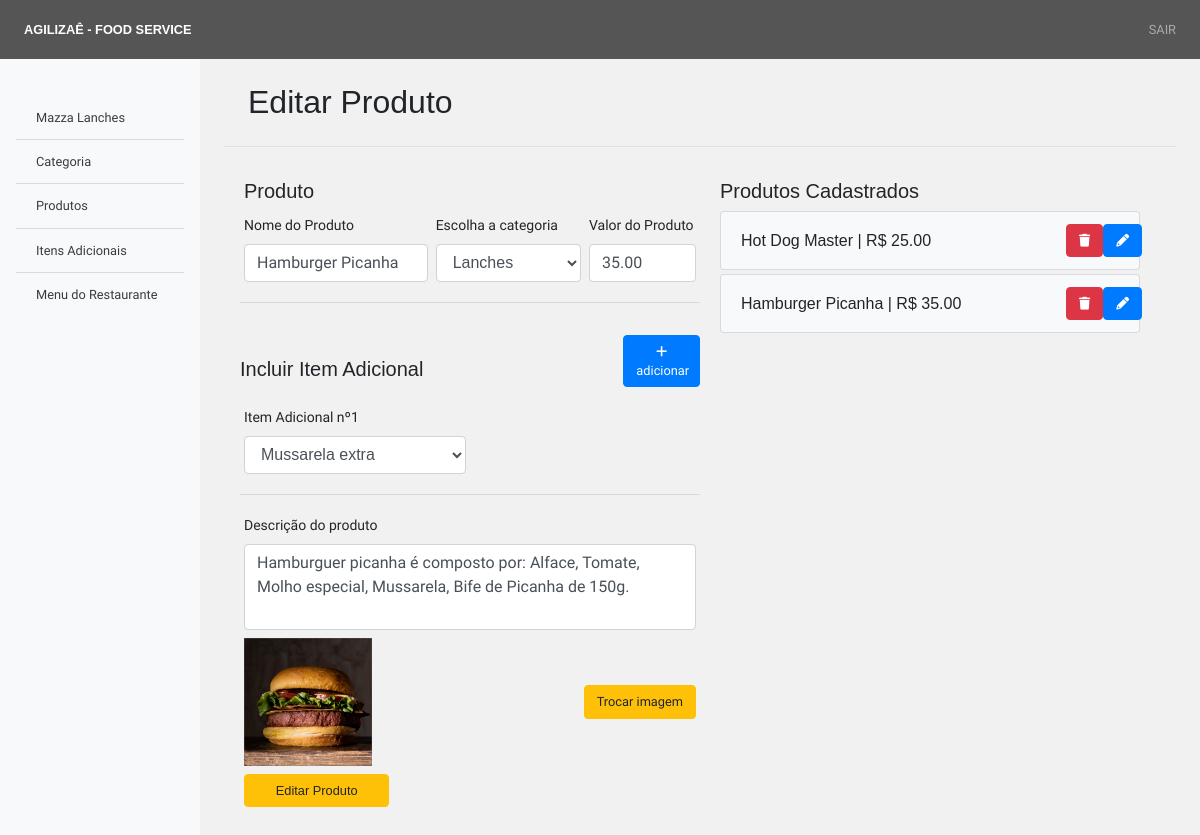
Screenshot of /adm/cad-produto?id=7 (signed in) with the database file from the repository.
### tables this page shows
CREATE TABLE `restaurante` (
  `cd_restaurante` int NOT NULL AUTO_INCREMENT,
  `cd_gestor` int DEFAULT NULL,
  `nm_restaurante` varchar(80) DEFAULT NULL,
  `nm_fantasia` varchar(80) DEFAULT NULL,
  `cd_cnpj` varchar(30) DEFAULT NULL,
  `ds_rua` varchar(80) DEFAULT NULL,
  `ds_num` varchar(15) DEFAULT NULL,
  `ds_bairro` varchar(30) DEFAULT NULL,
  `cd_cep` varchar(15) DEFAULT NULL,
  `nm_cidade` varchar(50) DEFAULT NULL,
  `nm_estado` varchar(4) DEFAULT NULL,
  PRIMARY KEY (`cd_restaurante`)
);

CREATE TABLE `produto` (
  `cd_produto` int NOT NULL AUTO_INCREMENT,
  `cd_categoria` int DEFAULT NULL,
  `cd_restaurante` int DEFAULT NULL,
  `nm_produto` varchar(20) DEFAULT NULL,
  `vl_produto` float(10,2) DEFAULT NULL,
  `ds_produto` varchar(500) DEFAULT NULL,
  `url_imagem` varchar(45) DEFAULT NULL,
  PRIMARY KEY (`cd_produto`)
);

CREATE TABLE `categoria` (
  `cd_categoria` int NOT NULL AUTO_INCREMENT,
  `cd_restaurante` int DEFAULT NULL,
  `nm_categoria` varchar(50) DEFAULT NULL,
  PRIMARY KEY (`cd_categoria`)
);

### adm/cad-produto.php (the view, shortened to what this page needs)
<?php include('inc/header.php');?>
    <?php include('inc/navbar.php');
    if(isset($_GET["action"]) && $_GET["action"] == "delete") {
        $catProd = "DELETE FROM produto WHERE cd_restaurante = $cdRest AND cd_produto = ".$_GET["id"];
        $resultCatProd = $conexao->query($catProd);
        header("Location: ../adm/cad-produto?mensagem=true");
    } else if(isset($_GET["id"])){
        $catProd = "SELECT * FROM produto WHERE cd_restaurante = $cdRest AND cd_produto = ".$_GET["id"];
        $resultCatProd = $conexao->query($catProd);
        $produto = $resultCatProd->fetch_assoc();
    }
    ?>
    <div class="container-fluid">
        <div class="row">
            <nav id="sidebarMenu" class="col-md-3 col-lg-2 d-md-block bg-light sidebar collapse">
                <?php include('inc/navegacao-lateral.php')?>
            </nav>
            <main id="cadArea" role="main" class="col-md-9 ml-sm-auto col-lg-10 px-md-4">
                <div class="d-flex justify-content-between flex-wrap flex-md-nowrap align-items-center px-4 py-4 mb-3 border-bottom">
                    <h3 class="h2 mb-0"><?php echo isset($produto)?"Editar":"Cadastrar"?> Produto</h3>
                </div>
                <div class="p-3" style="height:100vh">
                    <div class="row no-gutters">
                        <div class="col-12 col-sm-6">
                            <div class="mx-1">
                                <h5 class="mb-2">Produto</h5>
                            </div>
                            <form id="cadProd" method="POST" enctype="multipart/form-data">
                                <div class="row no-gutters">
                                    <div class="col-12">
                                        <div class="row no-gutters">
                                            <div class="col-5">
                                                <div class="m-1">
                                                    <div class="form-group mb-0">
                                                        <label>Nome do Produto</label>
                                                        <input type="text" class="form-control" data-name="Nome do Produto" name="nmproduto" value="<?php echo isset($produto)?$produto["nm_produto"]:"" ?>">
                                                    </div>
                                                </div>
                                            </div>
                                            <div class="col-4">
                                                <div class="m-1">
                                                    <div class="form-group mb-0">
                                                        <label>Escolha a categoria</label>
                                                        <select class="form-control" name="cdcategoria">
                                                            <?php
                                                            $catProd = "SELECT * FROM categoria WHERE cd_restaurante = $cdRest";
                                                            $resultCatProd = $conexao->query($catProd);
                                                            $linhasCatProd = $resultCatProd->num_rows;
                                                            if($linhasCatProd > 0) {
                                                                while($rowCtPrd = $resultCatProd->fetch_assoc()) { ?>
                                                            <option <?php echo isset($produto) && $rowCtPrd["cd_categoria"] == $produto["cd_categoria"]?'selected':''?> value="<?php echo $rowCtPrd["cd_categoria"]?>" ><?php echo $rowCtPrd["nm_categoria"]?></option>
                                                            <?php
                                                                };
                                                            }else {?>
                                                            <option>Não Categorias</option>
                                                            <?php };?>
                                                        </select>
                                                    </div>
                                                </div>
                                            </div>
                                            <div class="col-3">
                                                <div class="m-1">
                                                    <div class="form-group mb-0">
                                                        <label>Valor do Produto</label>
                                                        <input type="text" class="form-control" data-name="Valor do Produto" name="vlproduto" value="<?php echo isset($produto)?$produto["vl_produto"]:" "?>">
                                                    </div>
                                                </div>
                                            </div>
                                        </div>
                                    </div>
                                    <hr class="w-100">
                                    <div class="col-12 mt-3">
                                        <div class="row no-gutters align-items-center justify-content-between">
                                            <div classs="col-5 mb-3">
                                                <h5 class="m-0">Incluir Item Adicional</h5>
                                            </div>
                                            <div class="col-4 mb-3 d-flex justify-content-end">
                                                <a href="#" class="btn btn-primary w-50 adicionar"><i class="fa-solid fa-plus"></i> adicionar</a>
                                            </div>
                                            <div class="itensAdicionais no-gutters m-1" style="display:contents"></div>
                                        </div>
                                    </div>
                                    <hr class="w-100">
                                    <div class="col-12">
                                        <div class="m-1">
                                            <div class="form-group mb-0">
                                                <label>Descrição do produto</label>
                                                <textarea class="form-control" rows="3" data-name="Descrição do Produto" name="descproduto"><?php echo isset($produto)?$produto["ds_produto"]:""?></textarea>
                                            </div>
                                        </div>
                                    </div>
                                    <div class="col-12">
                                        <div class="m-1">
                                            <div class="form-group mb-0">
                                                <?php
                                                    if(isset($produto)) {
                                                        echo "
                                                        <div id='thumb-imagem-produto'>
                                                            <div class='d-flex justify-content-between align-items-center'>
                                                                <img style='height: 128px' class='img-fluid d-block' src='". $produto["url_imagem"] ."'>
                                                                <div><a href='#' onClick='(function(e){ toggleInputImagemProduto(); })();' class='btn btn-warning m-auto'>Trocar imagem</a></div>
                                                            </div>
                                                        </div>";
                                                    }
                                                ?>
                                            </div>
                                        </div>
                                    </div>
                                    <div class="col-4">
                                        <div class="m-1">
                                            <button type="submit" class="btn btn-<?php echo isset($produto)?"warning":"primary"?> w-100"><?php echo isset($produto)?"Editar":"Cadastrar"?> Produto</button>
                                        </div>
                                    </div>
                                </div>
                            </form>
                        </div>
                        <div class="col-12 col-sm-6">
                            <?php
                                $mostraProduto = "SELECT nm_produto, vl_produto, cd_produto FROM produto  WHERE cd_restaurante = $cdRest";
                                $resultmostraProduto = $conexao->query($mostraProduto);
                                $linhasmostraProd = $resultmostraProduto->num_rows;
                                if($linhasmostraProd > 0) {
                            ?>
                            <div class="mx-3">
                                <div class="mx-1">
                                    <h5 class="mb-2">Produtos Cadastrados</h5>
                                </div>
                                <?php while($rowmstPrd = $resultmostraProduto->fetch_assoc()) { ?>
                                <div class="m-1">
                                    <ul class="list-group">
                                        <li class="list-group-item bg-light d-flex align-items-center justify-content-between">
                                            <strong class="h6 mb-0"><?php echo$rowmstPrd["nm_produto"]?> | R$ <?php echo$rowmstPrd["vl_produto"]?></strong>
                                            <div class="btn-area">
                                                <a href="cad-produto?id=<?php echo$rowmstPrd["cd_produto"]?>&action=delete" class="btn btn-danger" title="deletar"><i class="fa-solid fa-trash"></i></a>
                                                <a href="cad-produto?id=<?php echo$rowmstPrd["cd_produto"]?>" class="btn btn-primary" title="editar"><i class="fa-solid fa-pencil"></i></a>
                                            </div>
                                        </li>
                                    </ul>
                                </div>
                                <?php } ?>
                            </div>
                            <?php } ?>
                        </div>
                    </div>
                </div>
            </main>
        </div>
    </div>
<?php include('inc/footer.php')?>

### adm/inc/navegacao-lateral.php
<div class="sidebar-sticky pt-5">
    <div class="list-group list-group-flush px-3">
        <a href="./" class="list-group-item list-group-item-action list-group-item-secondary"><?php echo$rowLoja['nm_fantasia']?></a>
        <a href="cad-categoria" class="list-group-item list-group-item-action list-group-item-secondary">Categoria</a>
        <a href="cad-produto" class="list-group-item list-group-item-action list-group-item-secondary">Produtos</a>
        <a href="cad-itemadicional" class="list-group-item list-group-item-action list-group-item-secondary">Itens Adicionais</a>
        <a href="administracao-menu" class="list-group-item list-group-item-action list-group-item-secondary">Menu do Restaurante</a>
    </div>
</div>

### assets/css/main-adm.css (style rules this page uses)
* { margin: 0; padding: 0; font-family: 'Montserrat', sans-serif; }
body { background-color: #f1f1f1; font-size: .875rem; }
a { color: #000; }
h1, h2, h3, h4, h5, h6 { font-family: 'Montserrat', sans-serif; }
p, a, ul, li { font-family: 'Roboto', sans-serif; color: inherit; text-decoration: none; }
textarea, input, label { font-family: 'Roboto', sans-serif; resize: none; }
textarea::placeholder { color: #b3b8bd !important; font-size: 0.85rem !important; }
button, a { font-size: 0.8rem !important; }
.sidebar { position: fixed; top: 0; bottom: 0; left: 0; z-index: 100; padding: 48px 0 0; }
.sidebar-sticky { position: relative; top: 0; height: calc(100vh - 48px); padding-top: .5rem; overflow-x: hidden; overflow-y: auto; }
.list-group-item { background-color: transparent; }
.btn-area { width: 14%; display: flex; justify-content: space-between; }

### rows the page displays
restaurante: nm_fantasia "Mazza Lanches"
produto: nmproduto "Hamburger Picanha", cdcategoria "Lanches", vlproduto "35.00", descproduto "Hamburguer picanha é composto por: Alface, Tomate, Molho especial, Mussarela, Bife de Picanha de 150g.", url_imagem (picture), nm_produto "Hamburger Picanha", vl_produto "35.00"
produto: nm_produto "Hot Dog Master", vl_produto "25.00"
